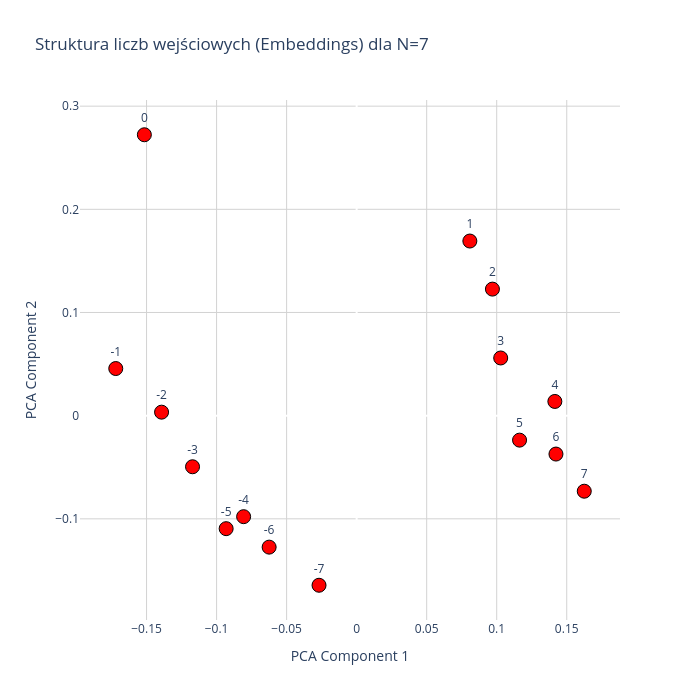

The code cell stored with this chart in its notebook:
### Code cell
model, N = GetModelFromConfig("")

model_path = r"checkpoint_epoch_33000.pt"

checkpoint = torch.load(model_path, map_location="cpu")

model_weights = checkpoint["model_state_dict"]
model.load_state_dict(model_weights)

plot_input_only_plotly(model, N=N)

### Figure 1 — Plotly figure (JSON) as saved in the notebook; plotly's stock layout.template omitted (floating-point values rounded to 4 significant figures)
{"data": [{"hoverinfo": "text", "hovertext": ["Wartość wejściowa: -7<br>Index w embed: 91", "Wartość wejściowa: -6<br>Index w embed: 92", "Wartość wejściowa: -5<br>Index w embed: 93", "Wartość wejściowa: -4<br>Index w embed: 94", "Wartość wejściowa: -3<br>Index w embed: 95", "Wartość wejściowa: -2<br>Index w embed: 96", "Wartość wejściowa: -1<br>Index w embed: 97", "Wartość wejściowa: 0<br>Index w embed: 98", "Wartość wejściowa: 1<br>Index w embed: 99", "Wartość wejściowa: 2<br>Index w embed: 100", "Wartość wejściowa: 3<br>Index w embed: 101", "Wartość wejściowa: 4<br>Index w embed: 102", "Wartość wejściowa: 5<br>Index w embed: 103", "Wartość wejściowa: 6<br>Index w embed: 104", "Wartość wejściowa: 7<br>Index w embed: 105"], "marker": {"color": "red", "line": {"color": "black", "width": 1}, "size": 14}, "mode": "markers+text", "text": ["-7", "-6", "-5", "-4", "-3", "-2", "-1", "0", "1", "2", "3", "4", "5", "6", "7"], "textposition": "top center", "type": "scatter", "x": [-0.02686, -0.06248, -0.09317, -0.0807, -0.1172, -0.1393, -0.172, -0.1516, 0.08082, 0.09695, 0.1028, 0.1415, 0.1163, 0.1423, 0.1625], "y": [-0.1644, -0.1274, -0.1095, -0.0979, -0.04952, 0.003394, 0.04567, 0.2723, 0.1693, 0.1227, 0.0559, 0.01378, -0.02373, -0.03722, -0.07323]}], "layout": {"height": 700, "plot_bgcolor": "white", "title": {"text": "Struktura liczb wejściowych (Embeddings) dla N=7"}, "width": 700, "xaxis": {"gridcolor": "lightgray", "showgrid": true, "title": {"text": "PCA Component 1"}}, "yaxis": {"gridcolor": "lightgray", "showgrid": true, "title": {"text": "PCA Component 2"}}}}
